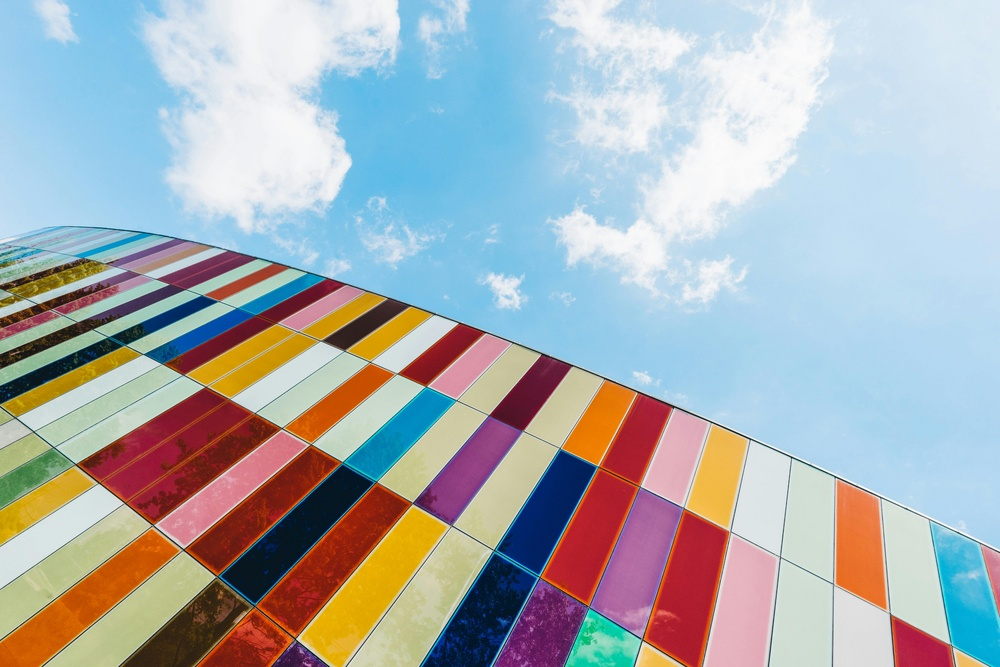
#> input picture rainbow_tile.jpg, 1000 x 667 px, shrunk from 6000 x 4000 before the run
$ python color_isolation.py
#> lines starting #> are read from the running program, lines starting #| are printed output that depends on the picture
# color change

from PIL import Image

image = Image.open("./rainbow_tile.jpg")
#> image is the input picture: PIL image 1000x667 RGB; mean R, G, B 170.4, 175.7, 179.4
raster = image.load()

# want to switch colors in the photo
# red to green
# green to blue
# blue to red

for x in range(image.width):
    for y in range(image.height):
        pixel = raster[x, y]

        r = pixel[0]
        g = pixel[1]
        b = pixel[2]

        all_red = (255, 0, 0)
        all_prple = (100, 0, 100)
        all_blue = (0, 0, 255)

        k = int(.2 * r + .7 * g + .1 * b)

        # [8 lines of commented-out code are left out]

        if b > 150:
            raster[x, y] = all_prple
        else:
            raster[x, y] = (k, k, k)

image.save("purple_rainbow_tile.png")
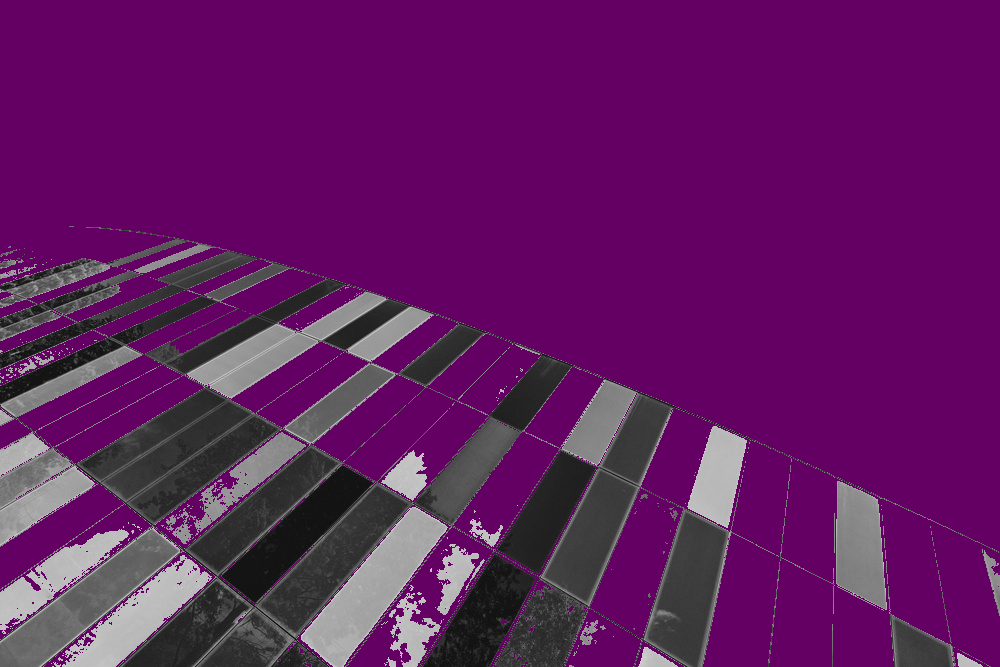
#> saved as purple_rainbow_tile.png: PIL image 1000x667 RGB; mean R, G, B 98.3, 26.1, 98.3
